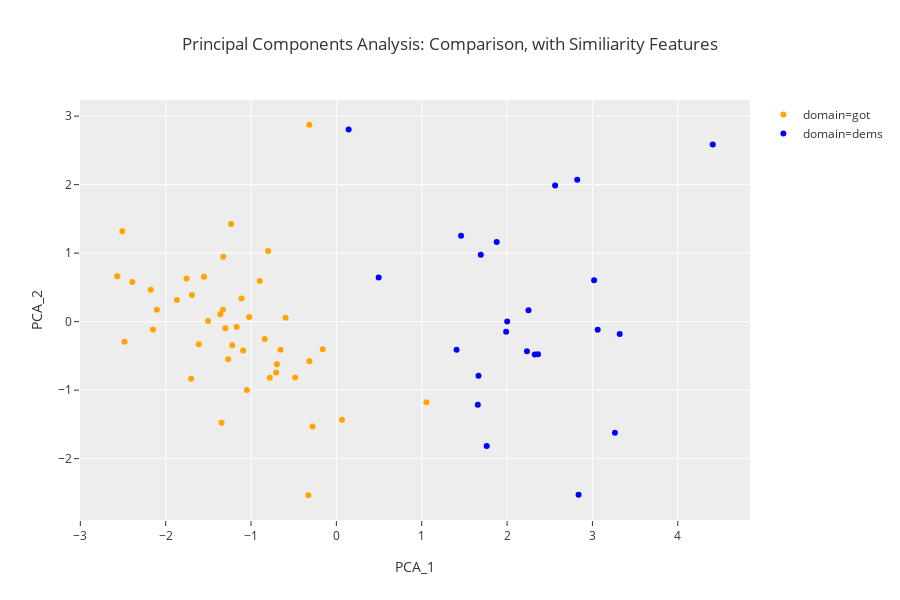

The cell this chart's notebook holds for it:
### Markdown cell above
Now let's look by PCA again, **after adding in new similarity features**.

### Code cell
px.scatter(data_frame=pca_df
           ,x='PCA_1'
           ,y='PCA_2'
           ,color='domain'
           ,template='ggplot2'
           ,title='Principal Components Analysis: Comparison, with Similiarity Features'
           ,hover_name='person'
#            ,labels={"neg":"Negative Sentiment"
#                     ,"pos":"Positive Sentiment"
#                     ,"comment_length":"Avg Comment Char Length"
#                    }
            ,color_discrete_map={'got':'orange','dems': 'blue'}
          )

### Figure 1 — Plotly figure (JSON) as saved in the notebook; plotly's stock layout.template omitted (floating-point values rounded to 4 significant figures)
{"data": [{"hoverlabel": {"namelength": 0}, "hovertemplate": "<b>%{hovertext}</b><br><br>domain=got<br>PCA_1=%{x}<br>PCA_2=%{y}", "hovertext": ["bran", "jon", "dany", "davos", "doran", "cersei", "tyrion", "sansa", "arya", "stannis", "varys", "jamie", "brienne", "samwell", "jorah", "theon", "hound", "littlefinger", "joffrey", "mountain", "robb", "dragons", "melisandre", "bronn", "gilly", "ramsey", "missandei", "gendry", "grey worm", "ned", "catelyn", "tormund", "robert", "tommen", "viserys", "margaery", "euron", "oberyn", "night_king", "jaqen", "hodor", "ygritte", "mance"], "legendgroup": "domain=got", "marker": {"color": "orange", "symbol": "circle"}, "mode": "markers", "name": "domain=got", "showlegend": true, "type": "scatter", "uid": "cb381d46-3b3f-47d4-a37b-1b9f288e29a8", "x": [-1.551, -1.703, -2.149, 0.0651, -0.5957, -2.391, -1.267, -1.219, -1.755, -0.78, -1.612, -1.869, -1.112, 1.056, -2.482, -1.021, -1.168, -0.6549, -1.345, -1.329, -1.232, -2.175, -1.326, -1.093, -0.1606, -0.8975, -2.568, -0.6973, -1.503, -1.301, -0.8391, -0.4836, -1.693, -1.361, -2.103, -0.3284, -2.508, -0.7059, -1.05, -0.7996, -0.3173, -0.2788, -0.316], "xaxis": "x", "y": [0.6555, -0.8337, -0.1147, -1.434, 0.05765, 0.5777, -0.5479, -0.3445, 0.6297, -0.8191, -0.33, 0.3149, 0.3366, -1.178, -0.2947, 0.06862, -0.07663, -0.4097, -1.477, 0.1737, 1.424, 0.4653, 0.949, -0.4221, -0.4031, 0.5938, 0.6627, -0.6204, 0.01013, -0.09517, -0.2526, -0.8163, 0.3899, 0.1072, 0.1734, -2.535, 1.319, -0.7442, -0.9963, 1.03, 2.874, -1.53, -0.5782], "yaxis": "y"}, {"hoverlabel": {"namelength": 0}, "hovertemplate": "<b>%{hovertext}</b><br><br>domain=dems<br>PCA_1=%{x}<br>PCA_2=%{y}", "hovertext": ["harris", "biden", "buttigieg", "gillibrand", "hickenlooper", "klobuchar", "warren", "booker", "inslee", "castro", "gabbard", "sanders", "de blasio", "bullock", "gravel", "messam", "o'rourke", "bennet", "delaney", "moulton", "swalwell", "williamson", "yang"], "legendgroup": "domain=dems", "marker": {"color": "blue", "symbol": "circle"}, "mode": "markers", "name": "domain=dems", "showlegend": true, "type": "scatter", "uid": "fbe1658d-8892-427a-8e2a-14b7f08e1c4a", "x": [2.233, 1.878, 1.665, 1.692, 2.324, 1.461, 1.657, 2.251, 3.263, 2.001, 0.1432, 1.989, 4.41, 2.838, 2.563, 3.02, 2.362, 3.062, 0.4952, 3.32, 1.761, 2.822, 1.408], "xaxis": "x", "y": [-0.4336, 1.161, -0.7914, 0.9752, -0.4805, 1.255, -1.213, 0.165, -1.622, 0.001713, 2.804, -0.1462, 2.586, -2.527, 1.989, 0.6042, -0.4756, -0.1196, 0.6429, -0.1815, -1.815, 2.072, -0.4111], "yaxis": "y"}], "layout": {"grid": {"xaxes": ["x"], "xgap": 0.1, "xside": "bottom", "yaxes": ["y"], "ygap": 0.1, "yside": "left"}, "height": 600, "legend": {"tracegroupgap": 0}, "title": {"text": "Principal Components Analysis: Comparison, with Similiarity Features"}, "xaxis": {"title": {"text": "PCA_1"}}, "yaxis": {"title": {"text": "PCA_2"}}}}
